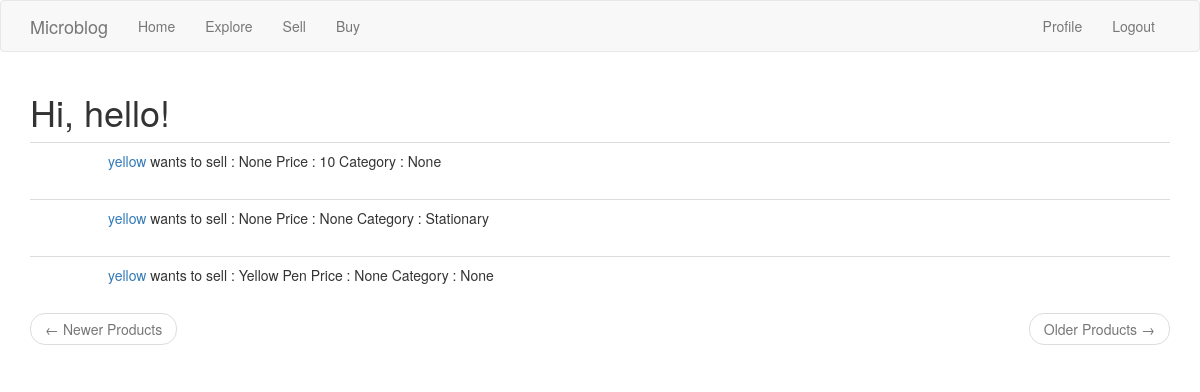
Page /buyproduct (signed in) on the committed database.
### app/models.py (models this page shows, shortened)
class User(UserMixin, db.Model):
    id = db.Column(db.Integer, primary_key=True)
    username = db.Column(db.String(64), index=True, unique=True)
    email = db.Column(db.String(120), index=True, unique=True)
    password_hash = db.Column(db.String(128))
    about_me = db.Column(db.String(140))
    gender = db.Column(db.Boolean)
    followed = db.relationship(
        'User', secondary=followers,
        primaryjoin=(followers.c.follower_id == id),
        secondaryjoin=(followers.c.followed_id == id),
        backref=db.backref('followers', lazy='dynamic'), lazy='dynamic')
    last_seen = db.Column(db.DateTime, default=datetime.utcnow)
    posts = db.relationship('Post', backref='author', lazy='dynamic')
    products = db.relationship('Product', backref='author', lazy='dynamic')
    def avatar(self, size):
        digest = md5(self.email.lower().encode('utf-8')).hexdigest()
        return 'https://www.gravatar.com/avatar/{}?d=identicon&s={}'.format(
            digest, size)

class Product(db.Model):
    id = db.Column(db.Integer, primary_key=True)
    body = db.Column(db.String(140))
    rate = db.Column(db.Integer)
    category = db.Column(db.String(140))
    timestamp = db.Column(db.DateTime, index=True, default=datetime.utcnow)
    user_id = db.Column(db.Integer, db.ForeignKey('user.id'))

### app/routes.py (the view)
@app.route('/buyproduct')
@login_required
def buyproduct():
    page = request.args.get('page', 1, type=int)
    products = Product.query.order_by(Product.timestamp.desc()).paginate(
        page, app.config['PRODUCTS_PER_PAGE'], False)
    next_url = url_for('explore', page=products.next_num) \
        if products.has_next else None
    prev_url = url_for('explore', page=products.prev_num) \
        if products.has_prev else None
    return render_template("buy.html", title='Buy', products=products.items)

### app/models.py (called while the page is built)
@login.user_loader
def load_user(id):
    return User.query.get(int(id))

### app/routes.py (called while the page is built)
@app.before_request
def before_request():
    if current_user.is_authenticated:
        current_user.last_seen = datetime.utcnow()
        db.session.commit()

### app/templates/buy.html (shortened to what this page needs)
{% extends "base.html" %}
{% import 'bootstrap/wtf.html' as wtf %}
{% block app_content %}
    <h1>Hi, {{ current_user.username }}!</h1>
    {% for product in products %}
        {% include '_product.html' %}
    {% endfor %}
    <nav aria-label="...">
        <ul class="pager">
            <li class="previous{% if not prev_url %} disabled{% endif %}">
                <a href="{{ prev_url or '#' }}">
                    <span aria-hidden="true">&larr;</span> Newer Products
                </a>
            </li>
            <li class="next{% if not next_url %} disabled{% endif %}">
                <a href="{{ next_url or '#' }}">
                    Older Products <span aria-hidden="true">&rarr;</span>
                </a>
            </li>
        </ul>
    </nav>
{% endblock %}

### app/templates/_product.html (shortened to what this page needs)
{% if not product.author == current_user %}
<table class="table table-hover">
        <tr>
            <td width="70px">
            </td>
            <td>
                <a href="{{ url_for('user', username=product.author.username) }}">{{ product.author.username }}</a>
                wants to sell : {{ product.body }}
                Price : {{ product.rate }}
                Category : {{ product.category }}
            </td>
        </tr>
    </table>
{% endif %}

### rows in the picture
User: username "hello"
Product: author.username "yellow", body "None", rate "10", category "None"
Product: author.username "yellow", body "None", rate "None", category "Stationary"
Product: author.username "yellow", body "Yellow Pen", rate "None", category "None"
